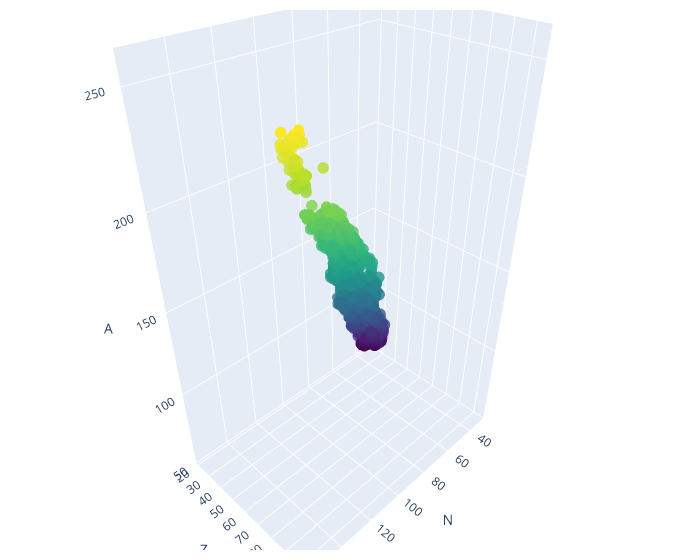

Source (notebook cell):
### Code cell
#Interactive 3D plot
fig = go.Figure(data=go.Scatter3d(
    x=df['N'], 
    y=df['Z'], 
    z=df['A'],
    mode='markers',
    marker=dict(
        size=4,   # adjust the size of the scatter points
        color=df['A'],  # use the z values for color scale
        colorscale='Viridis',  # choose a colorscale
        opacity=0.8   # transparency of the points
    )))

fig.update_layout(scene=dict(xaxis_title='N',
                             yaxis_title='Z',
                             zaxis_title='A'),
                  width=700,
                  margin=dict(r=20, b=10, l=10, t=10))

fig.show()

### Figure 1 — Plotly figure (JSON) as saved in the notebook; plotly's stock layout.template omitted (floating-point values rounded to 4 significant figures; data arrays with more than 128 entries replaced by an {"elided": "..."} marker saying what was removed)
{"data": [{"marker": {"color": {"elided": "2825 int values"}, "colorscale": [[0, "#440154"], [0.1111, "#482878"], [0.2222, "#3e4989"], [0.3333, "#31688e"], [0.4444, "#26828e"], [0.5556, "#1f9e89"], [0.6667, "#35b779"], [0.7778, "#6ece58"], [0.8889, "#b5de2b"], [1, "#fde725"]], "opacity": 0.8, "size": 4}, "mode": "markers", "type": "scatter3d", "x": {"elided": "2825 int values"}, "y": {"elided": "2825 int values"}, "z": {"elided": "2825 int values"}}], "layout": {"margin": {"b": 10, "l": 10, "r": 20, "t": 10}, "scene": {"xaxis": {"title": {"text": "N"}}, "yaxis": {"title": {"text": "Z"}}, "zaxis": {"title": {"text": "A"}}}, "width": 700}}
